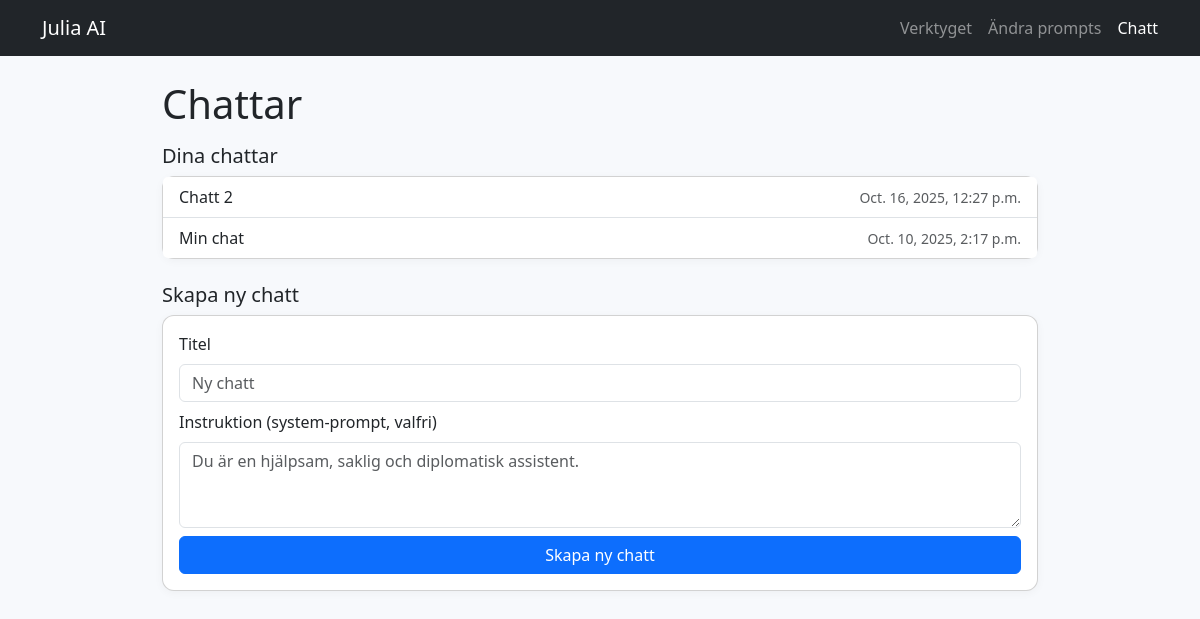
The app's page /chat/ (signed in), older data.
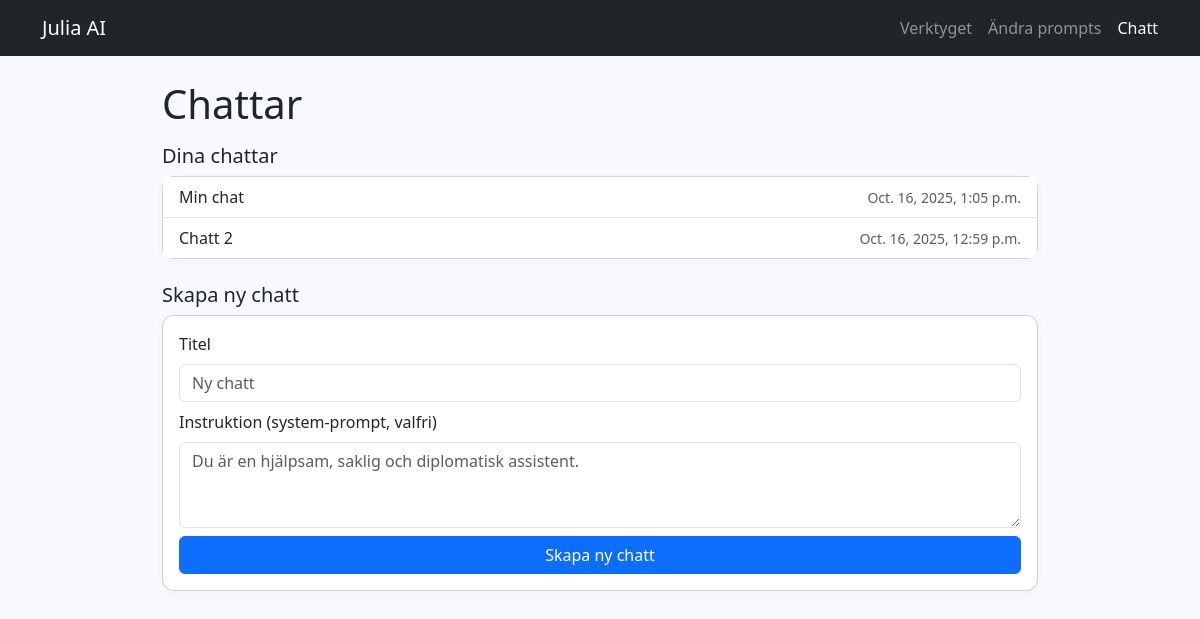
The same page, newer data.
### myapp/models.py (models this page shows, shortened)
class ChatSession(models.Model):
    user = models.ForeignKey(settings.AUTH_USER_MODEL, on_delete=models.CASCADE)
    title = models.CharField(max_length=200, default="Ny chatt")
    system_prompt = models.TextField(
        default=(
            "Du är en hjälpsam, saklig och diplomatisk assistent. "
            "Skriv tydligt och konkret, mild tonalitet, inga överdrifter."
        )
    )
    created_at = models.DateTimeField(auto_now_add=True)
    updated_at = models.DateTimeField(auto_now=True)

### myapp/views.py (the view, shortened to what this page needs)
# urls.py: path("chat/", views.chat_home, name="chat_home"),
@login_required
def chat_home(request):
    sessions = ChatSession.objects.filter(user=request.user).order_by("-updated_at")
    return render(request, "chat_home.html", {"sessions": sessions})

### templates/chat_home.html (shortened to what this page needs)
{% load static %}
<!doctype html>
<html lang="sv">
<head>
  <link href="https://cdn.jsdelivr.net/npm/bootstrap@5.3.3/dist/css/bootstrap.min.css" rel="stylesheet">
</head>
<body>
<nav class="navbar navbar-dark bg-dark">
  <div class="container">
    <a class="navbar-brand" href="{% url 'index' %}">Julia AI</a>
    <div class="d-flex gap-3">
      <a class="nav-link text-white-50" href="{% url 'index' %}">Verktyget</a>
      <a class="nav-link text-white-50" href="{% url 'prompt_editor' %}">Ändra prompts</a>
      <a class="nav-link active text-white" href="{% url 'chat_home' %}">Chatt</a>
    </div>
  </div>
</nav>
<main class="container container-narrow my-4">
  <h1 class="mb-3">Chattar</h1>
<h5>Dina chattar</h5>
  <div class="card p-0">
    <div class="list-group list-group-flush">
      {% for s in sessions %}
        <a class="list-group-item list-group-item-action d-flex justify-content-between align-items-center"
           href="{% url 'chat_session' s.id %}">
          <span>{{ s.title }}</span>
          <small class="text-muted">{{ s.updated_at }}</small>
        </a>
      {% empty %}
        <div class="list-group-item">Inga chattar ännu.</div>
      {% endfor %}
    </div>
  </div>
    <br>
    <h5>Skapa ny chatt</h5>
  <form method="post" class="card p-3 mb-4">
    <div class="mb-2">
      <label class="form-label">Titel</label>
      <input name="title" class="form-control" placeholder="Ny chatt">
    </div>
    <div class="mb-2">
      <label class="form-label">Instruktion (system-prompt, valfri)</label>
      <textarea name="system_prompt" rows="3" class="form-control"
        placeholder="Du är en hjälpsam, saklig och diplomatisk assistent."></textarea>
    </div>
    <button class="btn btn-primary">Skapa ny chatt</button>
  </form>
</main>
</body>
</html>

### templates/chat_home.html (style rules this page uses)
body { background:#f7f9fc }
.card { background:#fff;border-radius:12px;box-shadow:0 2px 10px rgba(0,0,0,.04) }
.container-narrow { max-width:900px }

Row changes from the older to the newer data that the page shows:
changed ChatSession "Min chat": updated_at "Oct. 10, 2025, 2:17 p.m." → "Oct. 16, 2025, 1:05 p.m."; moves up the list
changed ChatSession "Chatt 2": updated_at "Oct. 16, 2025, 12:27 p.m." → "Oct. 16, 2025, 12:59 p.m."
